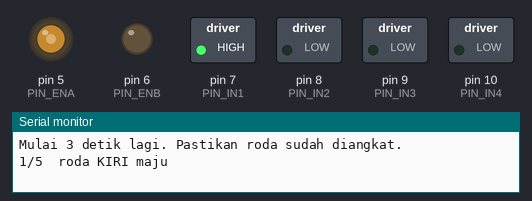
A sketch run on a simulated Arduino Uno, built with avr-gcc and run on an emulated ATmega328P. Parts: switched loads named in the sketch (green lamp = pin HIGH), output pins drawn as LEDs (lit = HIGH), the last lines printed to the serial monitor.

Above: at 3.1 s.
At 6.1 s:
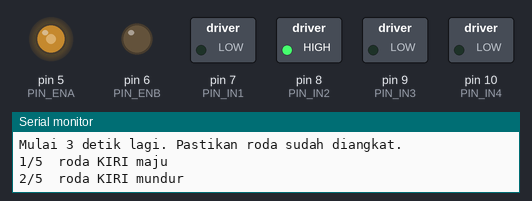
At 9.1 s:
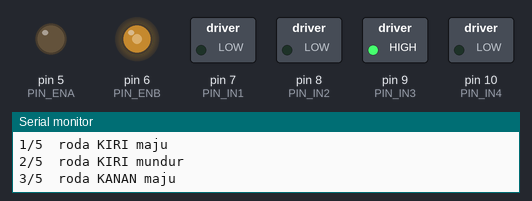
At 15.6 s:
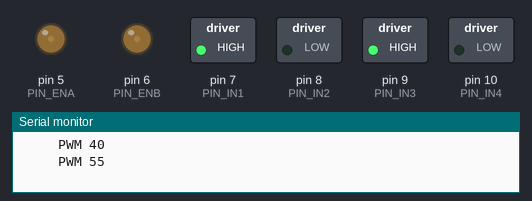
At 22.6 s:
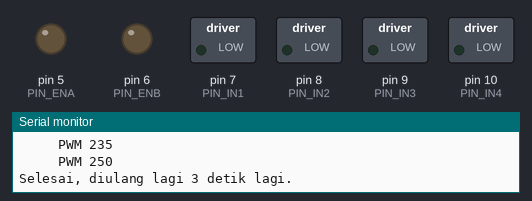
At 34.6 s:
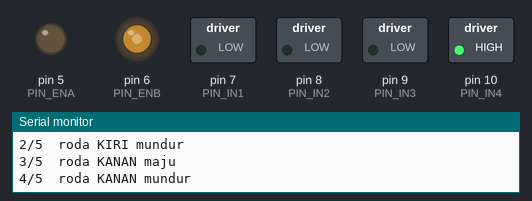
Timing chart, 0 to 40.0 s (numbered marks = the images above):
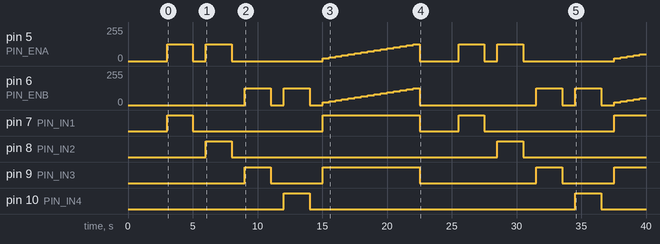

The sketch:

tes_motor.ino
```cpp
/*
  Tes motor roda — untuk FireGuard dan EcoBot
  ------------------------------------------------------------------
  Sketch kecil untuk memastikan baterai, L298N, kabel, dan motor sudah benar,
  tanpa dashboard, tanpa ESP, dan tanpa perlu mengetik perintah apa pun.

  Cara pakai:
    1. Angkat robot sampai semua roda tidak menyentuh apa pun.
    2. Upload sketch ini ke Uno (lepas dulu kabel di D0/D1 kalau ada).
    3. Nyalakan saklar baterai. Buka Serial Monitor dengan baud 57600 untuk melihat langkah
       yang sedang berjalan (tidak wajib, roda tetap berputar tanpa Serial Monitor).
    4. Perhatikan roda. Urutannya diulang terus:
         1) kiri maju   2) kiri mundur   3) kanan maju   4) kanan mundur
         5) dua sisi maju, kecepatan dinaikkan pelan-pelan
    5. Setelah selesai, upload lagi firmware robot (fireguard_uno atau ecobot_uno).

  Arti hasilnya ada di docs/RAKIT-FIREGUARD.md dan docs/RAKIT-ECOBOT.md, langkah 3.
  Pin di bawah sama dengan firmware robot. Kalau kabelnya Anda pindah, samakan angkanya.
*/

#define PIN_ENA         5      // PWM, roda kiri (channel A: OUT1/OUT2)
#define PIN_IN1         7
#define PIN_IN2         8
#define PIN_ENB         6      // PWM, roda kanan (channel B: OUT3/OUT4)
#define PIN_IN3         9
#define PIN_IN4         10

#define RUN_MS          2000   // lama tiap langkah (ms)
#define REST_MS         1000   // jeda antar langkah (ms)

// Jumlah sel 18650 yang disusun SERI: 4 (14,8 V, lewat buck) atau 2 (7,4 V). Samakan dengan BAT_CELLS di
// firmware robot. Dengan 4 sel, PWM yang dikirim ke L298N dibagi dua supaya motor TT tidak
// kelebihan tegangan; angka PWM yang tercetak tetap memakai skala 2 sel, sama dengan MIN_PWM di firmware.
#define BAT_CELLS       4
#if BAT_CELLS < 2 || BAT_CELLS > 4
  #error "BAT_CELLS harus 2, 3, atau 4"
#endif

// v: -255..255, negatif = mundur, 0 = berhenti
static void driveSide(int v, uint8_t inA, uint8_t inB, uint8_t en) {
  long a = v < 0 ? -(long)v : v;
  a = a * 2 / BAT_CELLS;
  if (a > 255) a = 255;
  digitalWrite(inA, v > 0 ? HIGH : LOW);
  digitalWrite(inB, v < 0 ? HIGH : LOW);
  analogWrite(en, (int)a);
}

static void drive(int left, int right) {
  driveSide(left,  PIN_IN1, PIN_IN2, PIN_ENA);
  driveSide(right, PIN_IN3, PIN_IN4, PIN_ENB);
}

static void runStep(const __FlashStringHelper* label, int left, int right) {
  Serial.println(label);
  drive(left, right);
  delay(RUN_MS);
  drive(0, 0);
  delay(REST_MS);
}

void setup() {
  pinMode(PIN_ENA, OUTPUT); pinMode(PIN_IN1, OUTPUT); pinMode(PIN_IN2, OUTPUT);
  pinMode(PIN_ENB, OUTPUT); pinMode(PIN_IN3, OUTPUT); pinMode(PIN_IN4, OUTPUT);
  drive(0, 0);

  Serial.begin(57600);
  Serial.println();
  Serial.println(F("=== TES MOTOR RODA ==="));
  Serial.println(F("Kalau tulisan ini muncul lagi setiap roda mulai berputar, Uno restart: daya baterai kurang."));
  Serial.println(F("Mulai 3 detik lagi. Pastikan roda sudah diangkat."));
  delay(3000);
}

void loop() {
  runStep(F("1/5  roda KIRI maju"),    255,    0);
  runStep(F("2/5  roda KIRI mundur"), -255,    0);
  runStep(F("3/5  roda KANAN maju"),     0,  255);
  runStep(F("4/5  roda KANAN mundur"),   0, -255);

  Serial.println(F("5/5  dua sisi maju, kecepatan naik pelan. Catat angka saat roda mulai berputar:"));
  for (int pwm = 40; pwm <= 255; pwm += 15) {
    Serial.print(F("     PWM "));
    Serial.println(pwm);
    drive(pwm, pwm);
    delay(500);
  }
  drive(0, 0);
  Serial.println(F("Selesai, diulang lagi 3 detik lagi."));
  Serial.println();
  delay(3000);
}
```

Measured:
- by itself, pin 5 (PIN_ENA): 0/255 → 127/255 at 3.0 s, → 0/255 2.0 s later, → 127/255 1.0 s later, → 0/255 2.0 s later, … (29 changes in this stretch)
- by itself, pin 6 (PIN_ENB): 0/255 → 127/255 at 9.0 s, → 0/255 2.0 s later, → 127/255 1.0 s later, → 0/255 2.0 s later, … (29 changes in this stretch)
- by itself, pin 7 (PIN_IN1): goes HIGH 2.0 s, LOW 10.0 s, HIGH 7.5 s, LOW 3.0 s, HIGH 2.0 s, LOW 10.0 s, then HIGH
- by itself, pin 8 (PIN_IN2), pin 10 (PIN_IN4): alternates HIGH for 2.0 s and LOW for 20.5 s
- by itself, pin 9 (PIN_IN3): goes HIGH 2.0 s, LOW 4.0 s, HIGH 7.5 s, LOW 9.0 s, HIGH 2.0 s, LOW 4.0 s, then HIGH
